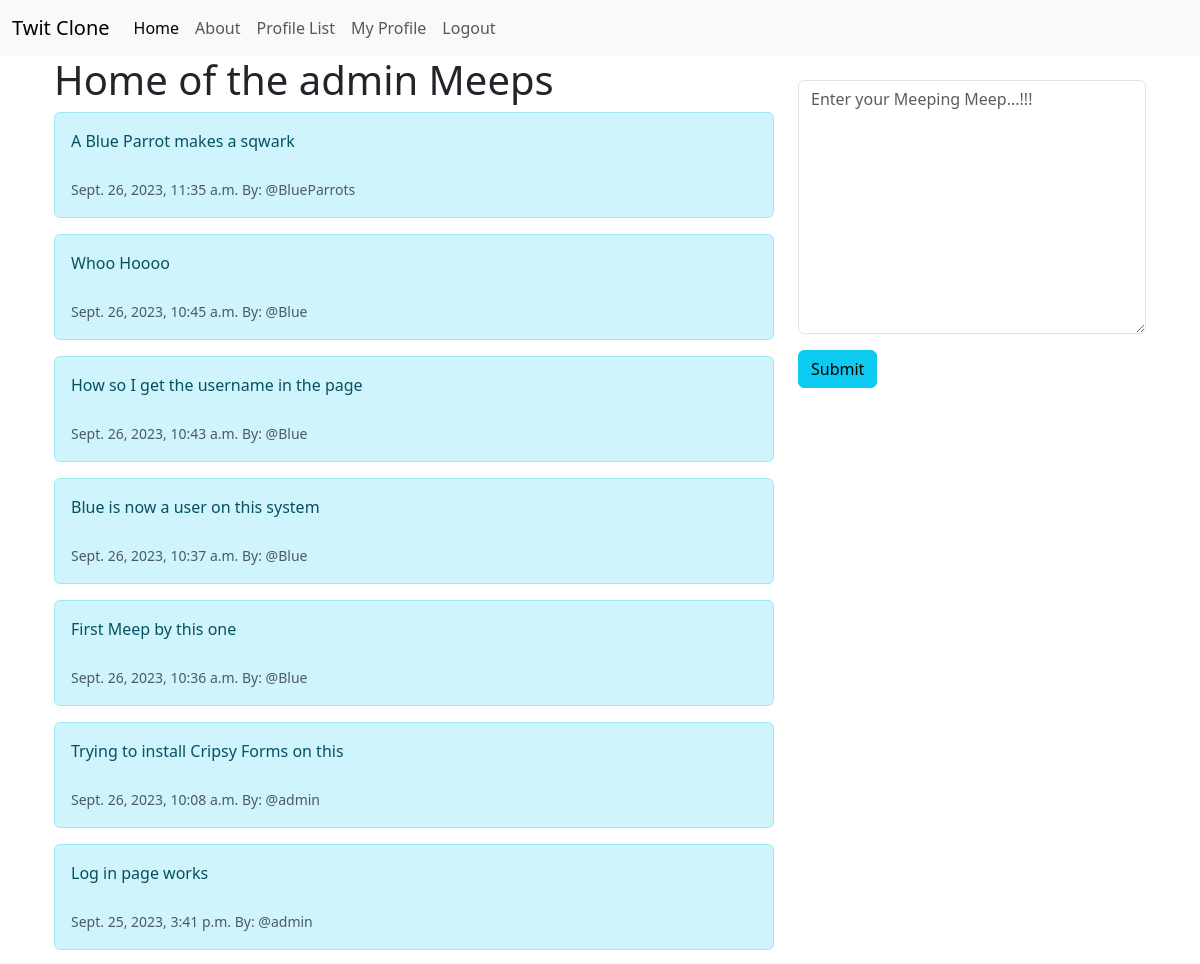
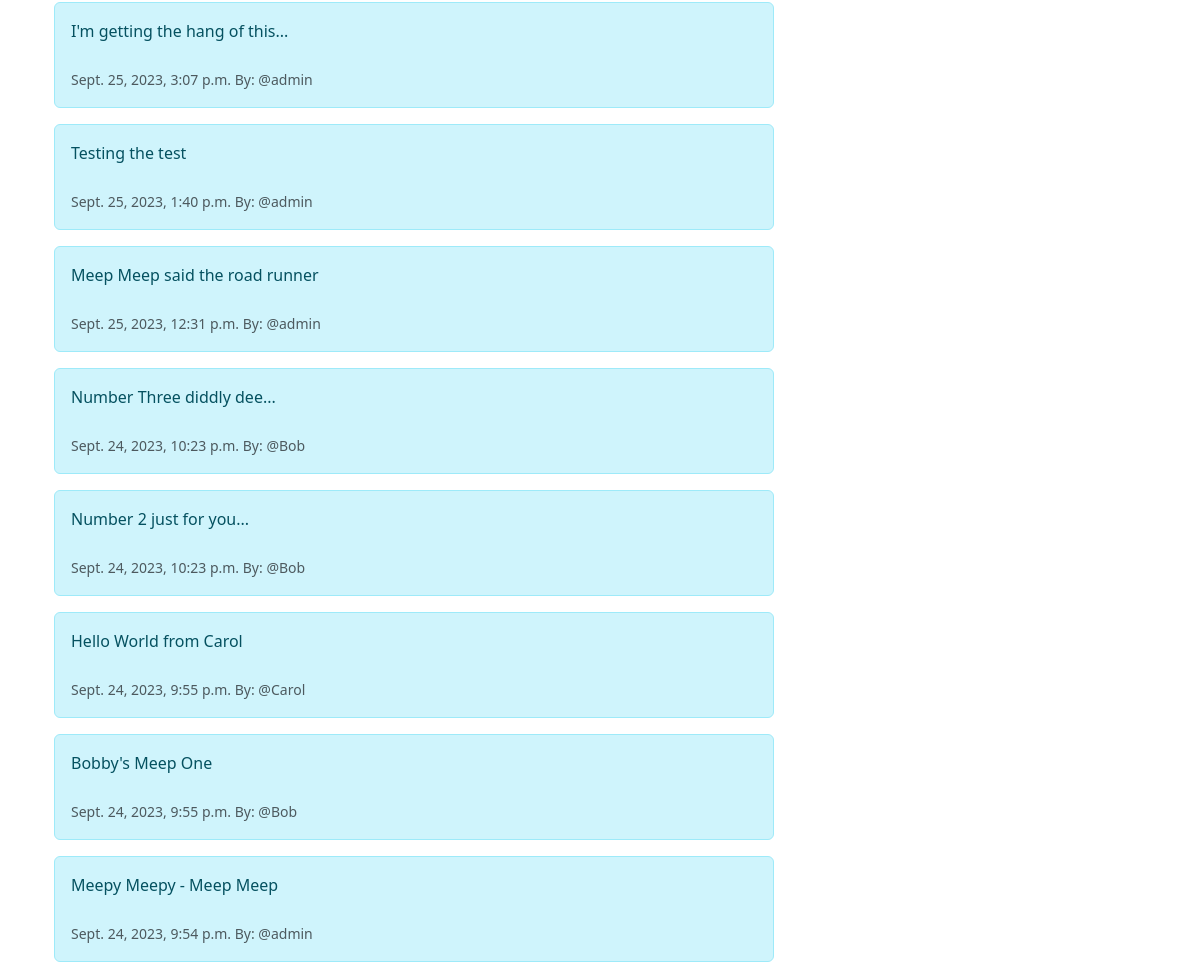
The app's page / (signed in) with its own data (2 pictures, top to bottom).
### muskovite/models.py (models this page shows, shortened)
class Meep(models.Model):
    user = models.ForeignKey(
        User, related_name = "meeps",
        on_delete=models.DO_NOTHING
    )
    body = models.CharField(max_length=250)
    created_at = models.DateTimeField(auto_now_add=True)

### muskovite/views.py (the view, shortened to what this page needs)
# urls.py: path('', views.home, name="home"),
def home(request):
    if request.user.is_authenticated:
        form = MeepForm(request.POST or None)
        meeps = Meep.objects.all().order_by("-created_at")
        context = {"meeps":meeps, "form":form}
        return render(request, 'muscovite/home.html', context)
    else:
        meeps = Meep.objects.all().order_by("-created_at")
        context = {"meeps":meeps}
        return render(request, 'muscovite/home.html', context)

### muskovite/forms.py
class MeepForm(forms.ModelForm):
    body = forms.CharField(required=True,
        widget=forms.widgets.Textarea(
            attrs={
           "placeholder": "Enter your Meeping Meep...!!!",
           "class":"form-control",
           }
            ),
           label="",
        )
    class Meta:
        model = Meep
        exclude = ("user",)

### muskovite/templates/muscovite/home.html (shortened to what this page needs)
{% extends 'muscovite/base.html' %}
{% block content%}
<div class="container text center">
  <div class="row">
    <div class="col-8">
  <h1>Home of the {{ user.username }} Meeps</h1>
    {% for meep in meeps %}
      <div class="alert alert-info" role="alert">
        {{ meep.body }}<br/><br/>
        <small class="text-muted">
        {{ meep.created_at }} By: @{{ meep.user.username }}
        </small>
      </div>
    {% endfor %}
    </div>
<div class="col-4">
  <br/>
{% if form %}
  <form method=POST>
    {{ form.as_p }}
    <button type="submit" class="btn btn-info">
      Submit
      </button>
    </form>
{% endif %}
</div>
{% endblock %}

### records on screen
Meep: body "A Blue Parrot makes a sqwark", created_at "Sept. 26, 2023, 11:35 a.m.", user.username "BlueParrots"
Meep: body "Whoo Hoooo", created_at "Sept. 26, 2023, 10:45 a.m.", user.username "Blue"
Meep: body "How so I get the username in the page", created_at "Sept. 26, 2023, 10:43 a.m.", user.username "Blue"
Meep: body "Blue is now a user on this system", created_at "Sept. 26, 2023, 10:37 a.m.", user.username "Blue"
Meep: body "First Meep by this one", created_at "Sept. 26, 2023, 10:36 a.m.", user.username "Blue"
Meep: body "Trying to install Cripsy Forms on this", created_at "Sept. 26, 2023, 10:08 a.m.", user.username "admin"
Meep: body "Log in page works", created_at "Sept. 25, 2023, 3:41 p.m.", user.username "admin"
Meep: body "I'm getting the hang of this...", created_at "Sept. 25, 2023, 3:07 p.m.", user.username "admin"
Meep: body "Testing the test", created_at "Sept. 25, 2023, 1:40 p.m.", user.username "admin"
Meep: body "Meep Meep said the road runner", created_at "Sept. 25, 2023, 12:31 p.m.", user.username "admin"
Meep: body "Number Three diddly dee...", created_at "Sept. 24, 2023, 10:23 p.m.", user.username "Bob"
Meep: body "Number 2 just for you...", created_at "Sept. 24, 2023, 10:23 p.m.", user.username "Bob"
Meep: body "Hello World from Carol", created_at "Sept. 24, 2023, 9:55 p.m.", user.username "Carol"
Meep: body "Bobby's Meep One", created_at "Sept. 24, 2023, 9:55 p.m.", user.username "Bob"
Meep: body "Meepy Meepy - Meep Meep", created_at "Sept. 24, 2023, 9:54 p.m.", user.username "admin"

### other values on screen
{{ user.username }} "admin"
